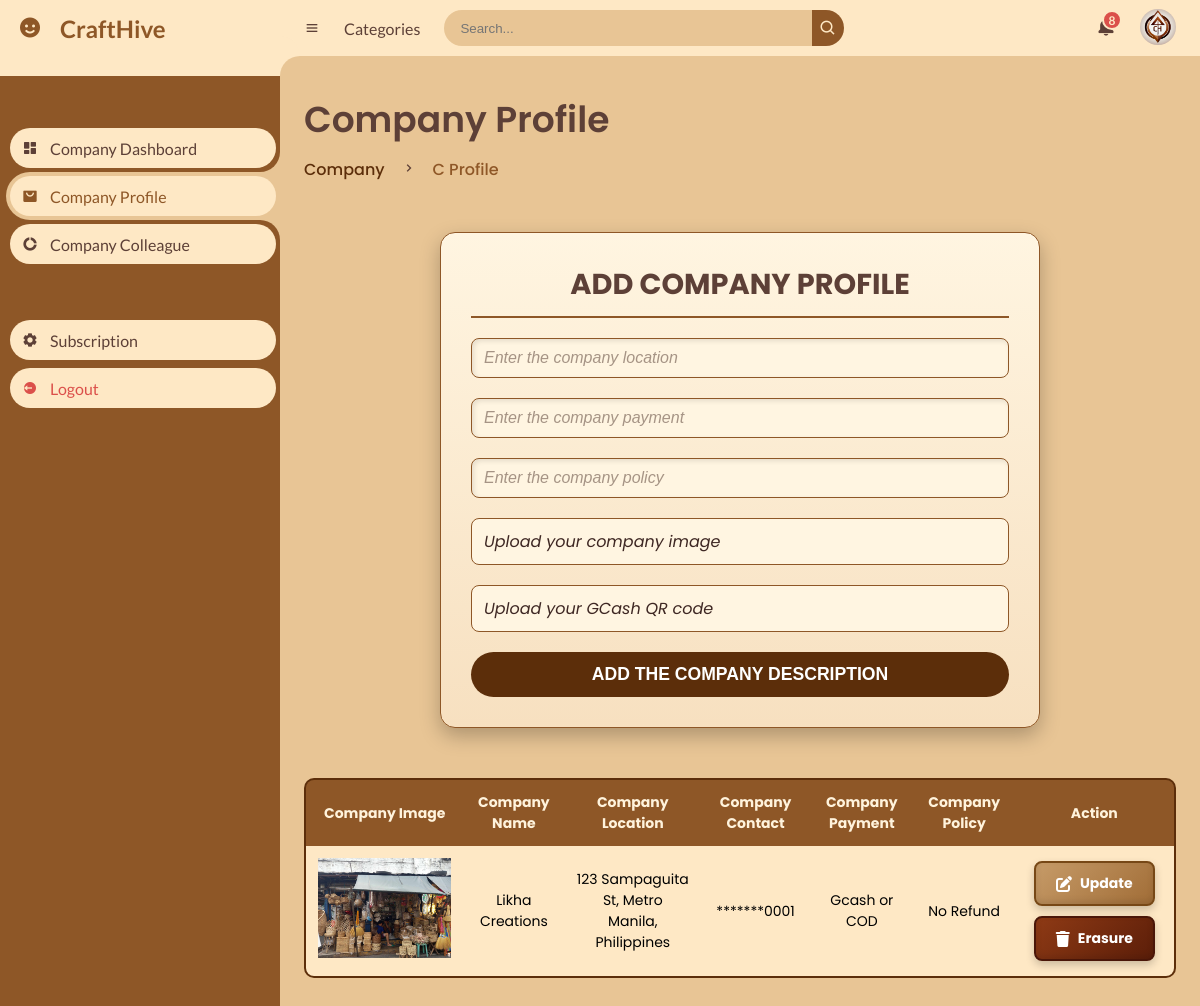
/craft_opening/craft_company/description.php (signed in), run on the app's committed database.
### tables this page shows
CREATE TABLE `description` (
  `company_id` int(11) NOT NULL,
  `company_unique_id` varchar(255) NOT NULL,
  `company_rep_id` varchar(255) NOT NULL,
  `company_name` varchar(255) NOT NULL,
  `location` varchar(255) NOT NULL,
  `phone` varchar(20) NOT NULL,
  `payment` varchar(255) NOT NULL,
  `policy` text NOT NULL,
  `gcash_qrcode` varchar(255) DEFAULT NULL,
  `image` varchar(255) NOT NULL,
  `created_at` timestamp NOT NULL DEFAULT current_timestamp(),
  `updated_at` timestamp NOT NULL DEFAULT current_timestamp() ON UPDATE current_timestamp()
);

CREATE TABLE `company` (
  `company_id` int(11) NOT NULL,
  `unique_id` int(11) NOT NULL,
  `company_rep_id` varchar(255) NOT NULL,
  `fname` varchar(255) NOT NULL,
  `lname` varchar(255) NOT NULL,
  `company_name` varchar(255) NOT NULL,
  `phone` varchar(15) NOT NULL,
  `email` varchar(255) NOT NULL,
  `password` varchar(255) NOT NULL,
  `subscription_plan` varchar(50) DEFAULT NULL,
  `price` varchar(50) DEFAULT NULL,
  `start_date` date DEFAULT curdate(),
  `expiry_date` date DEFAULT NULL,
  `total_sellers` int(11) DEFAULT 0,
  `status` enum('Active','Inactive') DEFAULT 'Active',
  `payment_status` enum('Free','Pending','Paid') DEFAULT 'Free',
  `commission_rate` decimal(3,2) DEFAULT 0.20,
  `gcash_reference_number` varchar(20) DEFAULT NULL,
  `created_at` timestamp NOT NULL DEFAULT current_timestamp(),
  `updated_at` timestamp NOT NULL DEFAULT current_timestamp() ON UPDATE current_timestamp()
);

### craft_opening/craft_company/description.php (the view, shortened to what this page needs)
<?php
include_once '../connection/connect.php';
$company_unique_id = $_SESSION['unique_id'];
$company_rep_id = $_SESSION['company_rep_id'];
?>
<!DOCTYPE html>
<html lang="en">
<head>
  <link rel="stylesheet" href="https://cdnjs.cloudflare.com/ajax/libs/font-awesome/6.0.0/css/all.min.css">
   <link href='https://unpkg.com/boxicons@2.0.9/css/boxicons.min.css' rel='stylesheet'>
   <link rel="stylesheet" href="../../css/design.css">
</head>
<body>
<section id="sidebar">
		<a href="#" class="brand">
			<i class='bx bxs-smile'></i>
			<span class="text">CraftHive</span>
		</a>
		<ul class="side-menu top">
			<li>
				<a href="dashboard.php">
					<i class='bx bxs-dashboard' ></i>
					<span class="text">Company Dashboard</span>
				</a>
			</li>
			<li class="active">
				<a href="description.php">
					<i class='bx bxs-shopping-bag-alt' ></i>
					<span class="text">Company Profile</span>
				</a>
			</li>
			<li>
				<a href="colleague.php">
					<i class='bx bxs-doughnut-chart' ></i>
					<span class="text">Company Colleague </span>
				</a>
			</li>
		</ul>
		<ul class="side-menu">
			<li>
            <a href="subscription.php">
					<i class='bx bxs-cog' ></i>
					<span class="text">Subscription</span>
				</a>
			</li>
			<li>
				<a href="logout.php" class="logout">
					<i class='bx bxs-log-out-circle' ></i>
					<span class="text">Logout</span>
				</a>
			</li>
		</ul>
	</section>
	<section id="content">
		<nav>
			<i class='bx bx-menu' ></i>
			<a href="#" class="nav-link">Categories</a>
			<form action="#">
				<div class="form-input">
					<input type="search" placeholder="Search...">
					<button type="submit" class="search-btn"><i class='bx bx-search' ></i></button>
				</div>
			</form>
			<a href="#" class="notification">
				<span class="num">8</span>
			</a>
<a href="#" class="profile">
    <img src="../uploaded_profile/CH-logo.png" alt="Profile Image">
</a>
		</nav>
		<main>
			<div class="head-title">
				<div class="left">
					<h1>Company Profile</h1>
					<ul class="breadcrumb">
						<li>
							<a href="ch-company.php">Company</a>
						</li>
						<li><i class='bx bx-chevron-right' ></i></li>
						<li>
							<a class="active" href="ch-company.php">C Profile</a>
						</li>
					</ul>
				</div>
			</div>
<section>
<div class="container">
        <form action="" method="post" class="add-product-form" enctype="multipart/form-data">
            <h3>Add Company Profile</h3>
            <input type="text" name="c_location" placeholder="Enter the company location" class="box" required>
            <input type="text" name="c_payment" placeholder="Enter the company payment" class="box" required>
            <input type="text" name="c_policy" placeholder="Enter the company policy" class="box" required>
            <div class="custom-file-input">
    <label id="label_c_image" for="c_image">Upload your company image</label>
</div>
<div class="custom-file-input">
    <label id="label_c_gimage" for="c_gimage">Upload your GCash QR code</label>
</div>
            <input type="submit" value="Add the company description" name="add_description" class="btn">
        </form>
</section>
<section class="recent-transactions">
   <table>
      <thead>
         <th>Company Image</th>
         <th>Company Name</th>
         <th>Company Location</th>
         <th>Company Contact</th>
         <th>Company Payment</th>
         <th>Company Policy</th>
         <th>Action</th>
      </thead>
      <tbody>
      <?php
$select_description = mysqli_query($conn, "
    SELECT d.*, c.company_name, c.phone
    FROM description d
    JOIN company c ON d.company_unique_id = c.unique_id
    WHERE d.company_unique_id = '$company_unique_id' AND d.company_rep_id = '$company_rep_id'
");
if (mysqli_num_rows($select_description) > 0) {
    while ($row = mysqli_fetch_assoc($select_description)) {
?>
         <tr>
            <td><img src="../../uploaded_c_img/<?php echo $row['image']; ?>" height="100" alt=""></td>
            <td><?php echo $row['company_name']; ?></td>
            <td><?php echo $row['location']; ?></td>
            <td> <?php $phone = $row['phone']; $masked_phone = preg_replace('/\d(?=\d{4})/', '*', $phone); echo htmlspecialchars($masked_phone); ?></td>
            <td><?php echo $row['payment']; ?></td>
            <td><?php echo $row['policy']; ?></td>
            <td>
            <a href="edit_description.php?edit=<?php echo $row['company_unique_id']; ?>" class="option-btn">
        <i class="fas fa-edit"></i> Update
    </a>
               <a href="description.php?delete=<?php echo $row['company_unique_id']; ?>" class="delete-btn" onclick="return confirm('Are you sure you want to delete this?');"> <i class="fas fa-trash"></i> Erasure </a>
            </td>
         </tr>
         <?php
            };
            }else{
               echo "<div class='empty'>no company description added</div>";
            };
         ?>
      </tbody>
   </table>
</section>
</body>
</html>

### craft_opening/craft_company/description.php (style rules this page uses)
:root { --dark: #5D4037; --blue: #8E5727; --grey-light: #E8C595; --main-bg: #E0E0E0; --light: #FEE8C5; --yellow: #FFD54F; --orange: #FF8A65; --white: #FEE8C5; --grey: #E8C595; }
.recent-transactions { margin-top: 48px; }
.recent-transactions table { width: 100%; border-collapse: collapse; border-radius: 10px; overflow: hidden; background-color: #5C2E0A; border: 2px solid #5C2E0A; }
.recent-transactions table th, .recent-transactions table td { padding: 12px; text-align: center; font-size: 14px; }
.recent-transactions table th { background-color: var(--blue); color: #FFF3DC; font-weight: bold; }
.recent-transactions table td { background-color: var(--white); }
#sidebar { background-color: #8E5727; }
#sidebar a { color: pink; }
#sidebar .active a { background-color: #3E2723; }
a.delete-btn, a.option-btn { display: inline-flex; align-items: center; justify-content: center; color: #FFF; border-radius: 8px; padding: 10px 20px; font-size: 14px; font-weight: bold; text-decoration: none; cursor: pointer; transition: all 0.3s ease-in-out; box-shadow: 0 4px 8px rgba(0, 0, 0, 0.2), inset 0 -3px 6px rgba(0, 0, 0, 0.1); }
a.delete-btn { background: linear-gradient(135deg, #8E3A15, #5C1E09); border: 2px solid #4A1608; }
a.option-btn { background: linear-gradient(135deg, #C69B68, #A16D37); border: 2px solid #774816; }
a.delete-btn i, a.option-btn i { margin-right: 8px; font-size: 16px; }
.option-btn { margin-bottom: 10px; }
:root { --primary-color: #5D4037; --primary-gradient: linear-gradient(135deg, #5D4037, #4A3229); --hover-gradient: linear-gradient(135deg, #6F5148, #4A3229); --input-bg: #FFFFFF; --input-border: #D3C4B1; --input-focus-border: #5D4037; --font-color: #5D4037; --placeholder-color: #A69485; --background-color: #FDFBF8; }
.container { max-width: 600px; margin: 50px auto; padding: 30px; background: linear-gradient(to bottom, #FFF5E1, #F7E0C0); border-radius: 15px; box-shadow: 0 8px 20px rgba(0, 0, 0, 0.25); border: 1px solid #8E5727; }
.container h3 { font-size: 1.8em; text-align: center; color: var(--primary-color); margin-bottom: 20px; text-transform: uppercase; border-bottom: 2px solid #8E5727; padding-bottom: 10px; }
label { font-size: 1em; color: var(--font-color); display: block; margin-bottom: 5px; }
.box { width: 100%; height: 40px; padding: 8px 12px; border: 1px solid #8E5727; border-radius: 8px; background-color: #FFF5E1; font-size: 16px; color: #3E2723; margin-bottom: 20px; box-shadow: inset 2px 2px 5px rgba(0, 0, 0, 0.1); transition: all 0.3s ease; }
.box::placeholder { color: var(--placeholder-color); font-style: italic; }
.custom-file-input { position: relative; margin-bottom: 20px; }
.custom-file-input label { display: block; background-color: #FFF5E1; border: 1px solid #8E5727; border-radius: 8px; padding: 10px 12px; font-size: 16px; color: #3E2723; text-align: left; cursor: pointer; transition: background-color 0.3s ease; font-style: italic; }
.btn { width: 100%; padding: 12px 20px; background: #5C2E0A; border: none; border-radius: 25px; color: #FFFFFF; font-size: 1.1em; font-weight: bold; text-transform: uppercase; cursor: pointer; transition: all 0.3s ease; }
#content main .head-title .left .breadcrumb li a { color: #5C2E0A; pointer-events: none; font-weight: 500; }

### data on the page
description: image (picture), company.company_name "Likha Creations", location "123 Sampaguita St, Metro Manila, Philippines", company.phone "*******0001", payment "Gcash or COD", policy "No Refund"
